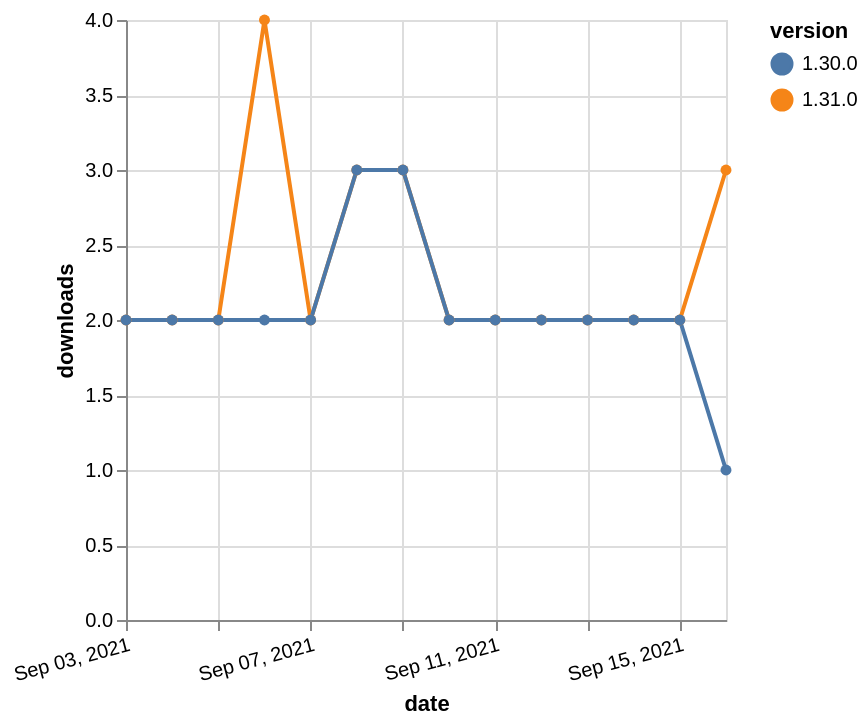

Write the Vega-Lite specification saved for this chart.
### Vega-Lite specification from a JSON file in a GitHub repository (floating-point values rounded to 4 significant figures)
{"$schema": "https://vega.github.io/schema/vega-lite/v5.json", "description": "A simple bar chart with embedded data.", "data": {"values": [{"date": "2021-09-03", "total": 1682, "delta": 2, "version": "1.31.0"}, {"date": "2021-09-04", "total": 1684, "delta": 2, "version": "1.31.0"}, {"date": "2021-09-05", "total": 1686, "delta": 2, "version": "1.31.0"}, {"date": "2021-09-06", "total": 1690, "delta": 4, "version": "1.31.0"}, {"date": "2021-09-07", "total": 1692, "delta": 2, "version": "1.31.0"}, {"date": "2021-09-08", "total": 1695, "delta": 3, "version": "1.31.0"}, {"date": "2021-09-09", "total": 1698, "delta": 3, "version": "1.31.0"}, {"date": "2021-09-10", "total": 1700, "delta": 2, "version": "1.31.0"}, {"date": "2021-09-11", "total": 1702, "delta": 2, "version": "1.31.0"}, {"date": "2021-09-12", "total": 1704, "delta": 2, "version": "1.31.0"}, {"date": "2021-09-13", "total": 1706, "delta": 2, "version": "1.31.0"}, {"date": "2021-09-14", "total": 1708, "delta": 2, "version": "1.31.0"}, {"date": "2021-09-15", "total": 1710, "delta": 2, "version": "1.31.0"}, {"date": "2021-09-16", "total": 1713, "delta": 3, "version": "1.31.0"}, {"date": "2021-09-03", "total": 2084, "delta": 2, "version": "1.30.0"}, {"date": "2021-09-04", "total": 2086, "delta": 2, "version": "1.30.0"}, {"date": "2021-09-05", "total": 2088, "delta": 2, "version": "1.30.0"}, {"date": "2021-09-06", "total": 2090, "delta": 2, "version": "1.30.0"}, {"date": "2021-09-07", "total": 2092, "delta": 2, "version": "1.30.0"}, {"date": "2021-09-08", "total": 2095, "delta": 3, "version": "1.30.0"}, {"date": "2021-09-09", "total": 2098, "delta": 3, "version": "1.30.0"}, {"date": "2021-09-10", "total": 2100, "delta": 2, "version": "1.30.0"}, {"date": "2021-09-11", "total": 2102, "delta": 2, "version": "1.30.0"}, {"date": "2021-09-12", "total": 2104, "delta": 2, "version": "1.30.0"}, {"date": "2021-09-13", "total": 2106, "delta": 2, "version": "1.30.0"}, {"date": "2021-09-14", "total": 2108, "delta": 2, "version": "1.30.0"}, {"date": "2021-09-15", "total": 2110, "delta": 2, "version": "1.30.0"}, {"date": "2021-09-16", "total": 2111, "delta": 1, "version": "1.30.0"}]}, "width": "container", "mark": {"type": "line", "point": {"filled": true}}, "encoding": {"x": {"field": "date", "type": "temporal", "timeUnit": "yearmonthdate", "title": "date", "axis": {"labelAngle": -15}}, "y": {"field": "delta", "type": "quantitative", "title": "downloads"}, "color": {"field": "version", "type": "nominal"}, "tooltip": {"field": "delta"}}}
